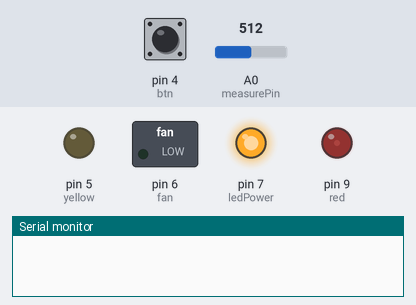
Simulated run of this sketch. Board: Arduino Uno, built with avr-gcc and run on an emulated ATmega328P. On the bench: switched loads named in the sketch (green lamp = pin HIGH), output pins drawn as LEDs (lit = HIGH), the last lines printed to the serial monitor. Dashed ring = blinking. The inputs (shaded band) are chosen by the test bench; at power-on: pin 4 (btn) HIGH, A0 (measurePin) = 512.

Above: at 1.2 s.
1.3 s: pin 4 (btn) pulled LOW for 1 s
At 1.6 s:
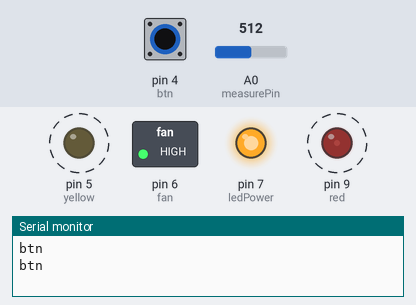
4.3 s: pin 4 (btn) pulled LOW for 0.2 s
At 5.2 s:
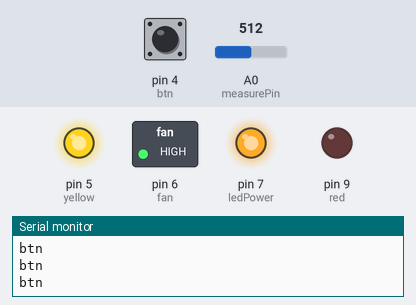
6.1 s: A0 (measurePin) set to 99
7.6 s: A0 (measurePin) set to 87
At 9.1 s:
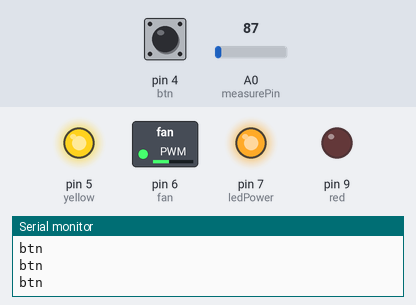
9.4 s: pin 4 (btn) pulled LOW for 0.2 s
At 9.56 s:
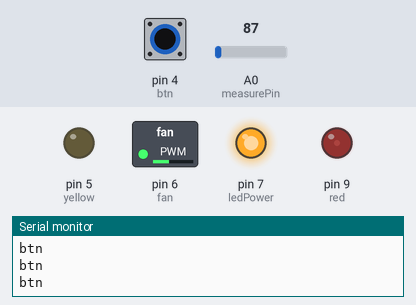
Timing chart, 0 to 12.1 s (numbered marks = the images above; inputs shaded):
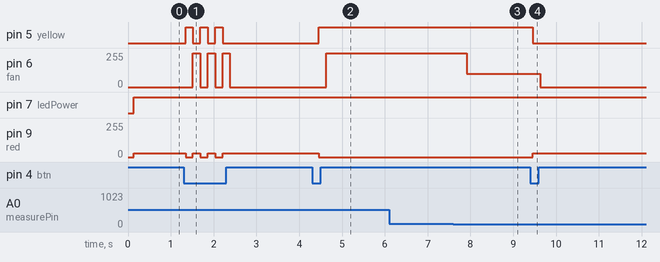

Measured:
- the behaviour switches between 93 and 92 on A0 (measurePin) (found by bisection; images 2 and 3)
- after the input at 1.3 s, pin 5 (yellow): alternates HIGH for 0.17 s and LOW for 0.17 s, 6 changes in all, then stays LOW, starting at once; pin 6 (fan): alternates 255/255 for 0.17 s and 0/255 for 0.17 s, 6 changes in all, then stays 0/255, starting after 0.22 s
- after the input at 4.3 s, pin 5 (yellow): LOW → HIGH after 0.16 s; pin 6 (fan): 0/255 → 255/255 after 0.33 s; pin 9 (red): 30/255 → 0/255 after 0.16 s
- after the input at 7.6 s, pin 6 (fan): 255/255 → 100/255 after 0.31 s
- after the input at 9.4 s, pin 5 (yellow): HIGH → LOW after 0.06 s; pin 6 (fan): 100/255 → 0/255 after 0.23 s; pin 9 (red): 0/255 → 30/255 after 0.06 s

The sketch:

air_purifier_O_.ino
```cpp
#include <SoftwareSerial.h>

SoftwareSerial bt(2, 3);

//analog
int measurePin = 0; //A0

//digital
int ledPower = 7; //D2
int red = 9;
int btn = 4;
int yellow = 5;
int fan = 6;

//cal
int samplingTime = 200;
int deltaTime = 40;
int sleepTime = 9680;

float voMeasured = 0;
float calcVoltage = 0;
float dustDensity = 0;

//bool
bool onoff = 0; //0 off, 1 on

void setup() {
  // put your setup code here, to run once:
  Serial.begin(9600);
  bt.begin(9600);
  pinMode(ledPower, OUTPUT);
  pinMode(red, OUTPUT);
  pinMode(yellow, OUTPUT);
  pinMode(btn, INPUT_PULLUP);
  pinMode(fan, OUTPUT);
}

void loop() {
  // put your main code here, to run repeatedly:
  delay(132);
  if(onoff == 1)
  {
    if(dustDensity>=0 && dustDensity<=30) //(에어코리아 기준) 좋음
      analogWrite(fan, 100);
    else if(dustDensity>30 && dustDensity<=80) // 보통
      analogWrite(fan, 255);
    else if(dustDensity>80 && dustDensity<=150) // 나쁨
      analogWrite(fan, 255);
    else if(dustDensity>150) // 매우나쁨
      analogWrite(fan, 255);
  }
  else
    analogWrite(fan, 0);


  if(digitalRead(btn) == LOW)
  {
    Serial.println("btn");
    if(onoff == 0)
      onoff = 1;
    else
      onoff = 0;
  }
  if(onoff == 1)
  {
    analogWrite(red, 0);
    analogWrite(yellow, 255);
  }
  else
  {
    analogWrite(yellow, 0);
    analogWrite(red, 30);
  }

  digitalWrite(ledPower, LOW);
  delayMicroseconds(samplingTime);

  voMeasured = analogRead(measurePin);

  delayMicroseconds(deltaTime);
  digitalWrite(ledPower, HIGH);
  delayMicroseconds(sleepTime);

  calcVoltage = voMeasured * 5.0 / 1023.0;
  dustDensity = (calcVoltage - 0.3)/0.005;

  bt.print("Dust Density : ");
  bt.print(dustDensity);
  bt.println(" ug/m3"); //unit : ug/m3

}
```
